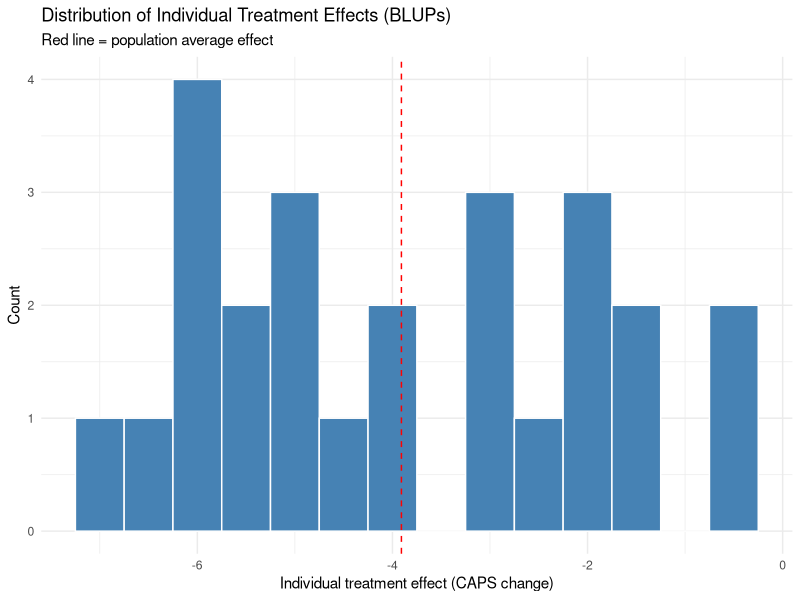
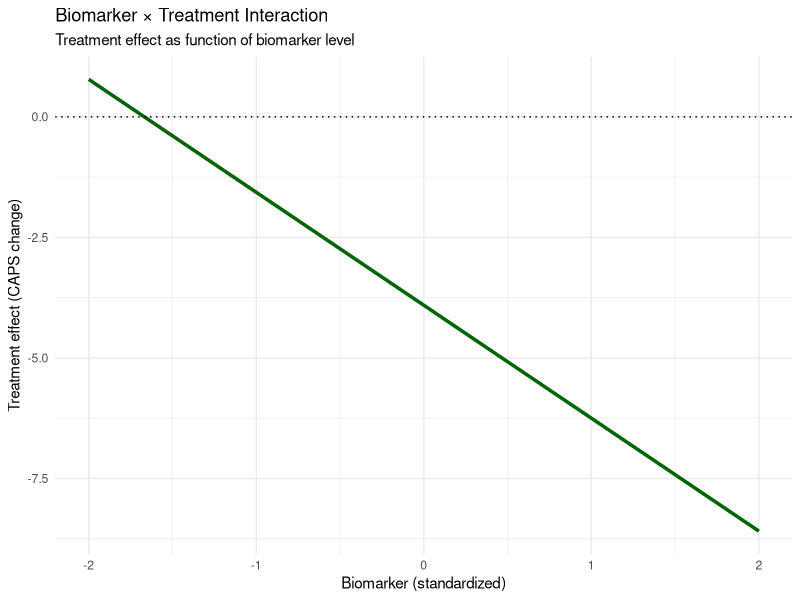
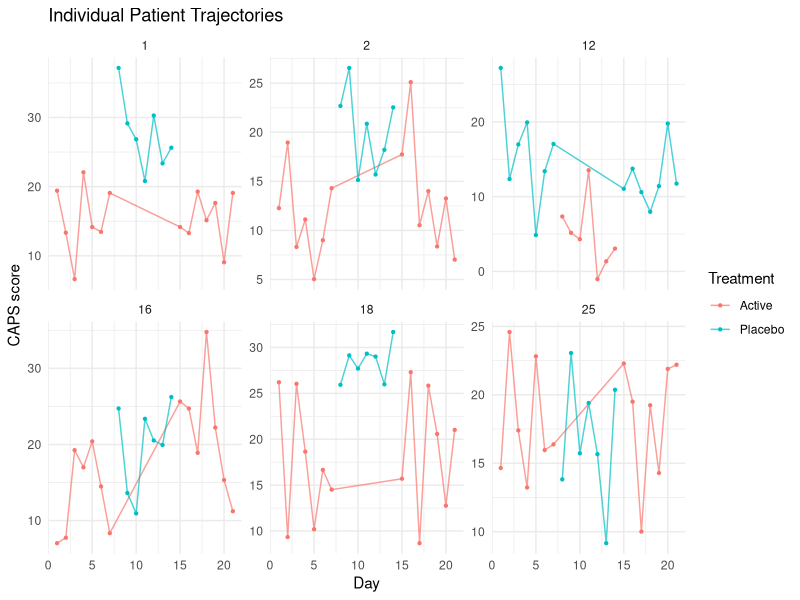
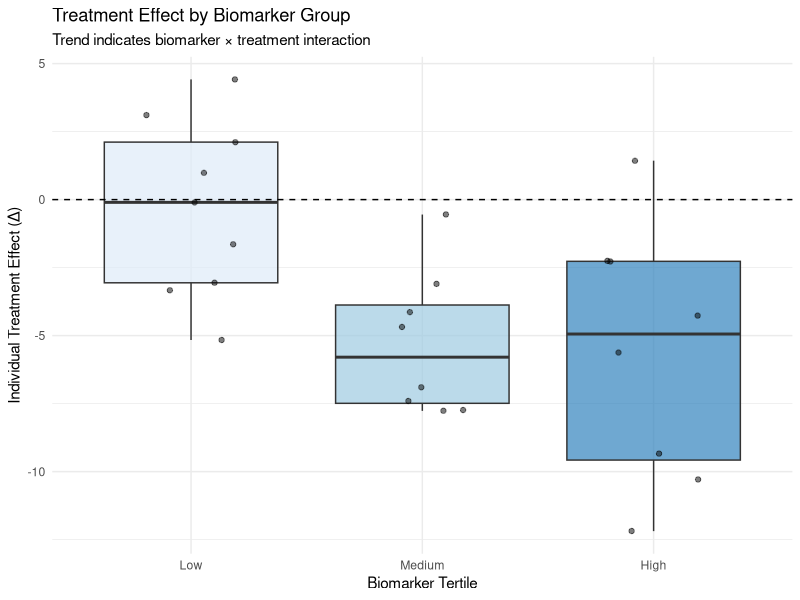
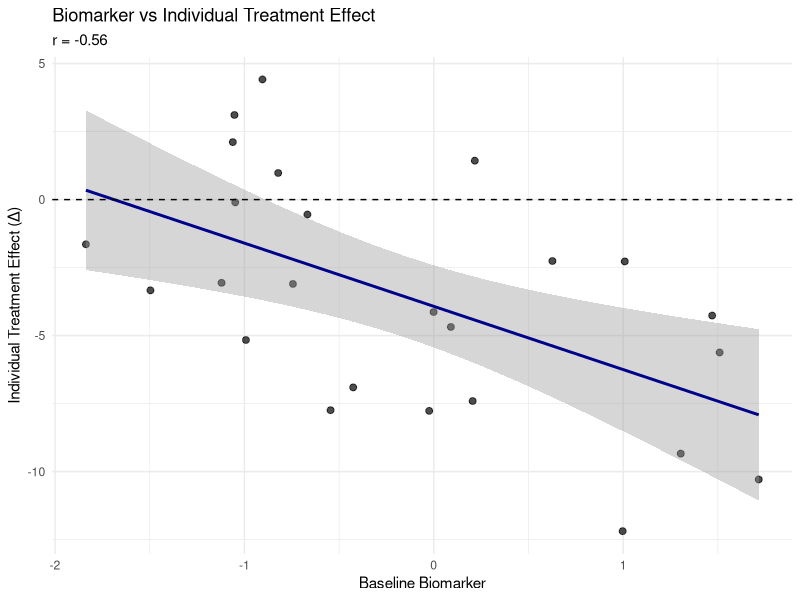
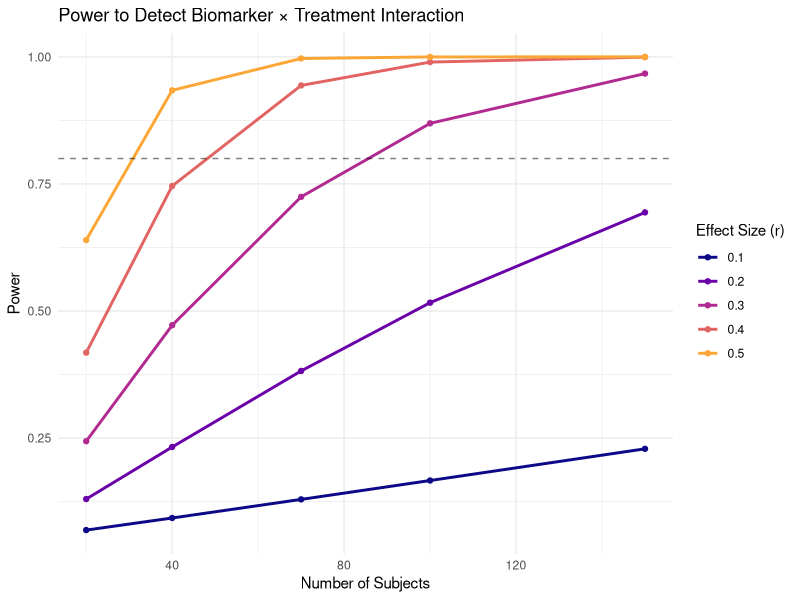
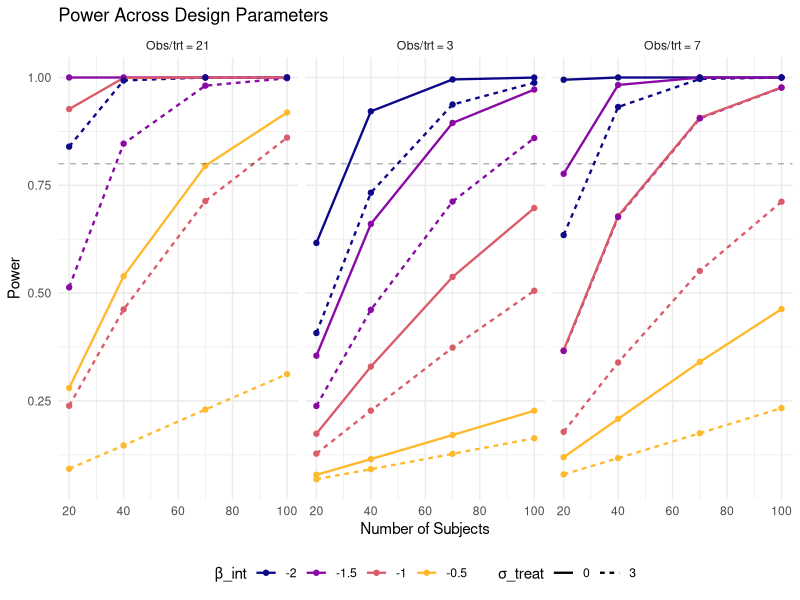

Write the R code that produced these figures, in order.
## ---- chunk 1
knitr::opts_chunk$set(
  comment = "#>",
  collapse = TRUE,
  message = FALSE,
  warning = FALSE,
  fig.width = 7,
  fig.height = 5
)
## ---- chunk 2
library(tidyverse)
library(lme4)
library(lmerTest)  # Provides p-values for lmer models
library(nlme)
library(emmeans)
# library(brms)  # Uncomment if using Bayesian models
## ---- chunk 3
set.seed(2025)

# Parameters
n_subj <- 40
periods <- 3

# True effects
mu <- 20                    # baseline mean CAPS score
beta_treat <- -4            # average treatment effect (reduction)
beta_bm <- 2                # biomarker main effect
beta_int <- -1.5            # biomarker x treatment interaction
beta_period <- 0.5          # period effect
sigma_subj <- 6             # between-subject SD
sigma_resid <- 8            # residual SD

# Create subject-level intercepts and baseline biomarker
subj_df <- tibble(
  subject = 1:n_subj,
  u = rnorm(n_subj, 0, sigma_subj),
  bm = rnorm(n_subj, 0, 1)
)

# Assign half to sequence ABA and half to BAB
subj_df <- subj_df %>%
  mutate(sequence = rep(c("ABA", "BAB"), length.out = n_subj))

# Expand to periods
crossover <- subj_df %>%
  group_by(subject) %>%
  reframe(period = 1:periods, u = u, bm = bm, sequence = sequence) %>%
  mutate(
    treatment = case_when(
      sequence == "ABA" & period == 1 ~ "A",
      sequence == "ABA" & period == 2 ~ "B",
      sequence == "ABA" & period == 3 ~ "A",
      sequence == "BAB" & period == 1 ~ "B",
      sequence == "BAB" & period == 2 ~ "A",
      sequence == "BAB" & period == 3 ~ "B"
    ),
    trt_indicator = if_else(treatment == "B", 1, 0)
  )

# Simulate outcome with biomarker interaction
crossover <- crossover %>%
  mutate(
    Y = mu + u +
      beta_period * period +
      beta_treat * trt_indicator +
      beta_bm * bm +
      beta_int * trt_indicator * bm +
      rnorm(n(), 0, sigma_resid)
  )

# Quick glance
head(crossover)
## ---- chunk 4
# lmer with random intercept and biomarker x treatment interaction
m_crossover <- lmer(
  Y ~ trt_indicator * bm + factor(period) + (1 | subject),
  data = crossover
)
summary(m_crossover)

# Estimated average treatment effect (at mean biomarker = 0)
fixef(m_crossover)["trt_indicator"]

# Estimated biomarker x treatment interaction (population-level)
fixef(m_crossover)["trt_indicator:bm"]

# Treatment effect at different biomarker levels
emmeans(m_crossover, ~ trt_indicator | bm, at = list(bm = c(-1, 0, 1)))
## ---- chunk 5
set.seed(2025)

n_subj <- 25
cycles <- 3
obs_per_period <- 7

# True effects
mu <- 20
beta_treat_pop <- -4
beta_bm <- 2
beta_int_pop <- -1.5
beta_carry <- 1.5

sigma_subj <- 6
sigma_treat_sd <- 3
sigma_int_sd <- 0.8
sigma_resid <- 5

# Create subject-level random effects
subj <- tibble(
  subject = 1:n_subj,
  u = rnorm(n_subj, 0, sigma_subj),
  u_trt = rnorm(n_subj, 0, sigma_treat_sd),
  u_int = rnorm(n_subj, 0, sigma_int_sd),
  bm_baseline = rnorm(n_subj, 0, 1)
)

# Build periods alternating A/B starting at random
nof1 <- subj %>%
  crossing(period = 1:cycles) %>%
  group_by(subject) %>%
  mutate(order_start = first(sample(c(0, 1), 1))) %>%
  ungroup() %>%
  mutate(trt_indicator = (order_start + period) %% 2)

# Expand to daily observations within each period
nof1 <- nof1 %>%
  crossing(day = 1:obs_per_period) %>%
  arrange(subject, period, day)

# Add time-varying biomarker
nof1 <- nof1 %>%
  mutate(bm = bm_baseline + rnorm(n(), 0, 0.3))

# Add carryover effect
nof1 <- nof1 %>%
  group_by(subject) %>%
  mutate(
    prior_trt = lag(trt_indicator, default = 0),
    carryover = if_else(period > 1 & day <= 2, prior_trt, 0)
  ) %>%
  ungroup()

# Simulate outcomes
nof1 <- nof1 %>%
  mutate(
    Y = mu + u +
      (beta_treat_pop + u_trt) * trt_indicator +
      beta_bm * bm +
      (beta_int_pop + u_int) * trt_indicator * bm +
      beta_carry * carryover +
      rnorm(n(), 0, sigma_resid)
  )

# Inspect
nof1 %>%
  group_by(subject) %>%
  summarise(n_obs = n(), n_periods = n_distinct(period)) %>%
  head()
## ---- chunk 6
# Random intercept + random slope for treatment + biomarker interaction + carryover
m_nof1 <- lmer(
  Y ~ trt_indicator * bm + carryover + (1 + trt_indicator | subject),
  data = nof1,
  REML = TRUE
)
summary(m_nof1)

# Extract fixed (population) effects
fixef(m_nof1)

# Population treatment effect (at mean biomarker = 0)
fixef(m_nof1)["trt_indicator"]

# Population biomarker x treatment interaction
fixef(m_nof1)["trt_indicator:bm"]

# Carryover effect
fixef(m_nof1)["carryover"]

# Extract subject-specific treatment effects (BLUPs)
subj_trt_effects <- ranef(m_nof1)$subject[["trt_indicator"]] +
  fixef(m_nof1)["trt_indicator"]
head(subj_trt_effects)
## ---- chunk 7
# Plot individual subject treatment effects
subj_effects <- ranef(m_nof1)$subject %>%
  as.data.frame() %>%
  rownames_to_column(var = "subject") %>%
  mutate(
    subject = as.integer(subject),
    subj_trt = trt_indicator + fixef(m_nof1)["trt_indicator"]
  )

ggplot(subj_effects, aes(x = subj_trt)) +
  geom_histogram(binwidth = 0.5, fill = "steelblue", color = "white") +
  geom_vline(
    xintercept = fixef(m_nof1)["trt_indicator"],
    linetype = "dashed",
    color = "red"
  ) +
  labs(
    title = "Distribution of Individual Treatment Effects (BLUPs)",
    subtitle = "Red line = population average effect",
    x = "Individual treatment effect (CAPS change)",
    y = "Count"
  ) +
  theme_minimal()
## ---- chunk 8
# Plot biomarker x treatment interaction
bm_range <- seq(-2, 2, by = 0.1)
interaction_df <- tibble(
  bm = bm_range,
  trt_effect = fixef(m_nof1)["trt_indicator"] +
    fixef(m_nof1)["trt_indicator:bm"] * bm_range
)

ggplot(interaction_df, aes(x = bm, y = trt_effect)) +
  geom_line(linewidth = 1.2, color = "darkgreen") +
  geom_hline(yintercept = 0, linetype = "dotted") +
  labs(
    title = "Biomarker × Treatment Interaction",
    subtitle = "Treatment effect as function of biomarker level",
    x = "Biomarker (standardized)",
    y = "Treatment effect (CAPS change)"
  ) +
  theme_minimal()
## ---- chunk 9
# Observed trajectories for sample subjects
sample_subj <- sample(unique(nof1$subject), 6)

nof1 %>%
  filter(subject %in% sample_subj) %>%
  mutate(
    time = (period - 1) * obs_per_period + day,
    trt = if_else(trt_indicator == 1, "Active", "Placebo")
  ) %>%
  ggplot(aes(x = time, y = Y, color = trt)) +
  geom_line(alpha = 0.7) +
  geom_point(size = 0.8) +
  facet_wrap(~subject, scales = "free_y") +
  labs(
    title = "Individual Patient Trajectories",
    x = "Day",
    y = "CAPS score",
    color = "Treatment"
  ) +
  theme_minimal()
## ---- chunk 10
# Compute per-subject treatment effects from the N-of-1 data
subj_summary <- nof1 %>%
  group_by(subject, trt_indicator) %>%
  summarise(mean_Y = mean(Y), .groups = "drop") %>%
  pivot_wider(names_from = trt_indicator, values_from = mean_Y,
              names_prefix = "trt_") %>%
  mutate(delta = trt_1 - trt_0)  # Active - Placebo

# Merge with baseline biomarker
subj_summary <- nof1 %>%
  distinct(subject, bm_baseline) %>%
  right_join(subj_summary, by = "subject")

# Simple linear regression of treatment effect on biomarker
reg_summary <- lm(delta ~ bm_baseline, data = subj_summary)
summary(reg_summary)

# The slope directly estimates the interaction
coef(reg_summary)["bm_baseline"]
## ---- chunk 11
# Pearson correlation between biomarker and treatment effect
cor_result <- cor.test(subj_summary$bm_baseline, subj_summary$delta)
cor_result

# Effect size: r ≈ 0.1 small, r ≈ 0.3 medium, r ≈ 0.5 large
## ---- chunk 12
# Discretize biomarker into tertiles
subj_summary <- subj_summary %>%
  mutate(
    bm_tertile = cut(
      bm_baseline,
      breaks = quantile(bm_baseline, c(0, 1/3, 2/3, 1)),
      labels = c("Low", "Medium", "High"),
      include.lowest = TRUE
    )
  )

# One-way ANOVA
anova_result <- anova(lm(delta ~ bm_tertile, data = subj_summary))
anova_result

# Effect size: eta-squared
eta_sq <- anova_result["bm_tertile", "Sum Sq"] / sum(anova_result[, "Sum Sq"])
cat("Eta-squared:", round(eta_sq, 3), "\n")

# Cell means
subj_summary %>%
  group_by(bm_tertile) %>%
  summarise(
    n = n(),
    mean_delta = mean(delta),
    sd_delta = sd(delta),
    .groups = "drop"
  )
## ---- chunk 13
# Extract p-value from lmer model (requires lmerTest)
lmer_coefs <- coef(summary(m_nof1))
lmer_pval <- lmer_coefs["trt_indicator:bm", "Pr(>|t|)"]

# Compile results
comparison <- tibble(
  Method = c("Mixed Model", "Summary Regression", "Correlation", "ANOVA"),
  Estimate = c(
    fixef(m_nof1)["trt_indicator:bm"],
    coef(reg_summary)["bm_baseline"],
    cor_result$estimate,
    eta_sq
  ),
  P_value = c(
    lmer_pval,
    summary(reg_summary)$coefficients["bm_baseline", "Pr(>|t|)"],
    cor_result$p.value,
    anova_result["bm_tertile", "Pr(>F)"]
  )
)

comparison %>%
  mutate(Estimate = round(Estimate, 3),
         P_value = format.pval(P_value, digits = 3))
## ---- chunk 14
ggplot(subj_summary, aes(x = bm_tertile, y = delta, fill = bm_tertile)) +
  geom_boxplot(alpha = 0.7) +
  geom_jitter(width = 0.2, alpha = 0.5) +
  geom_hline(yintercept = 0, linetype = "dashed") +
  scale_fill_brewer(palette = "Blues") +
  labs(
    title = "Treatment Effect by Biomarker Group",
    subtitle = "Trend indicates biomarker × treatment interaction",
    x = "Biomarker Tertile",
    y = "Individual Treatment Effect (Δ)"
  ) +
  theme_minimal() +
  theme(legend.position = "none")
## ---- chunk 15
ggplot(subj_summary, aes(x = bm_baseline, y = delta)) +
  geom_point(alpha = 0.7, size = 2) +
  geom_smooth(method = "lm", se = TRUE, color = "darkblue") +
  geom_hline(yintercept = 0, linetype = "dashed") +
  labs(
    title = "Biomarker vs Individual Treatment Effect",
    subtitle = paste("r =", round(cor_result$estimate, 2)),
    x = "Baseline Biomarker",
    y = "Individual Treatment Effect (Δ)"
  ) +
  theme_minimal()
## ---- chunk 16
power_correlation <- function(r, n, alpha = 0.05) {
  ncp <- abs(r) * sqrt(n - 2) / sqrt(1 - r^2)
  t_crit <- qt(1 - alpha/2, n - 2)
  power <- pt(t_crit, n - 2, ncp, lower.tail = FALSE) +
           pt(-t_crit, n - 2, ncp, lower.tail = TRUE)
  return(power)
}

# Power table
power_table <- expand_grid(
  r = c(0.1, 0.2, 0.3, 0.4, 0.5),
  n = c(20, 40, 70, 100, 150)
) %>%
  mutate(power = map2_dbl(r, n, power_correlation))

power_table %>%
  pivot_wider(names_from = n, values_from = power, names_prefix = "N=") %>%
  mutate(across(starts_with("N="), ~round(., 2)))
## ---- chunk 17
ggplot(power_table, aes(x = n, y = power, color = factor(r))) +
  geom_line(linewidth = 1) +
  geom_point() +
  geom_hline(yintercept = 0.8, linetype = "dashed", alpha = 0.5) +
  scale_color_viridis_d(option = "plasma", end = 0.8) +
  labs(
    title = "Power to Detect Biomarker × Treatment Interaction",
    x = "Number of Subjects",
    y = "Power",
    color = "Effect Size (r)"
  ) +
  theme_minimal()
## ---- chunk 18
compute_expected_r <- function(beta_int, bm_sd, sigma_resid,
                                obs_per_trt, sigma_treat_sd = 0) {
  var_delta <- 2 * sigma_resid^2 / obs_per_trt + sigma_treat_sd^2
  r <- beta_int * bm_sd / sqrt(var_delta)
  return(r)
}

# For our simulation:
expected_r <- compute_expected_r(
  beta_int = beta_int_pop,
  bm_sd = 1,
  sigma_resid = sigma_resid,
  obs_per_trt = cycles * obs_per_period / 2,
  sigma_treat_sd = sigma_treat_sd
)

cat("Expected r:", round(expected_r, 3), "\n")
cat("Power (N=25):", round(power_correlation(expected_r, n_subj), 3), "\n")
## ---- chunk 19
power_grid <- expand_grid(
  n_subj = c(20, 40, 70, 100),
  beta_int = c(-0.5, -1.0, -1.5, -2.0),
  obs_per_trt = c(3, 7, 21),
  sigma_treat_sd = c(0, 3)
) %>%
  mutate(
    bm_sd = 1,
    sigma_resid = 5,
    expected_r = compute_expected_r(beta_int, bm_sd, sigma_resid,
                                     obs_per_trt, sigma_treat_sd),
    power = map2_dbl(abs(expected_r), n_subj, power_correlation)
  )

ggplot(power_grid, aes(x = n_subj, y = power,
                        color = factor(beta_int),
                        linetype = factor(sigma_treat_sd))) +
  geom_line(linewidth = 0.8) +
  geom_point(size = 1.5) +
  geom_hline(yintercept = 0.8, linetype = "dashed", alpha = 0.3) +
  facet_wrap(~paste("Obs/trt =", obs_per_trt)) +
  scale_color_viridis_d(option = "plasma", end = 0.85) +
  labs(
    title = "Power Across Design Parameters",
    x = "Number of Subjects",
    y = "Power",
    color = "β_int",
    linetype = "σ_treat"
  ) +
  theme_minimal() +
  theme(legend.position = "bottom")
